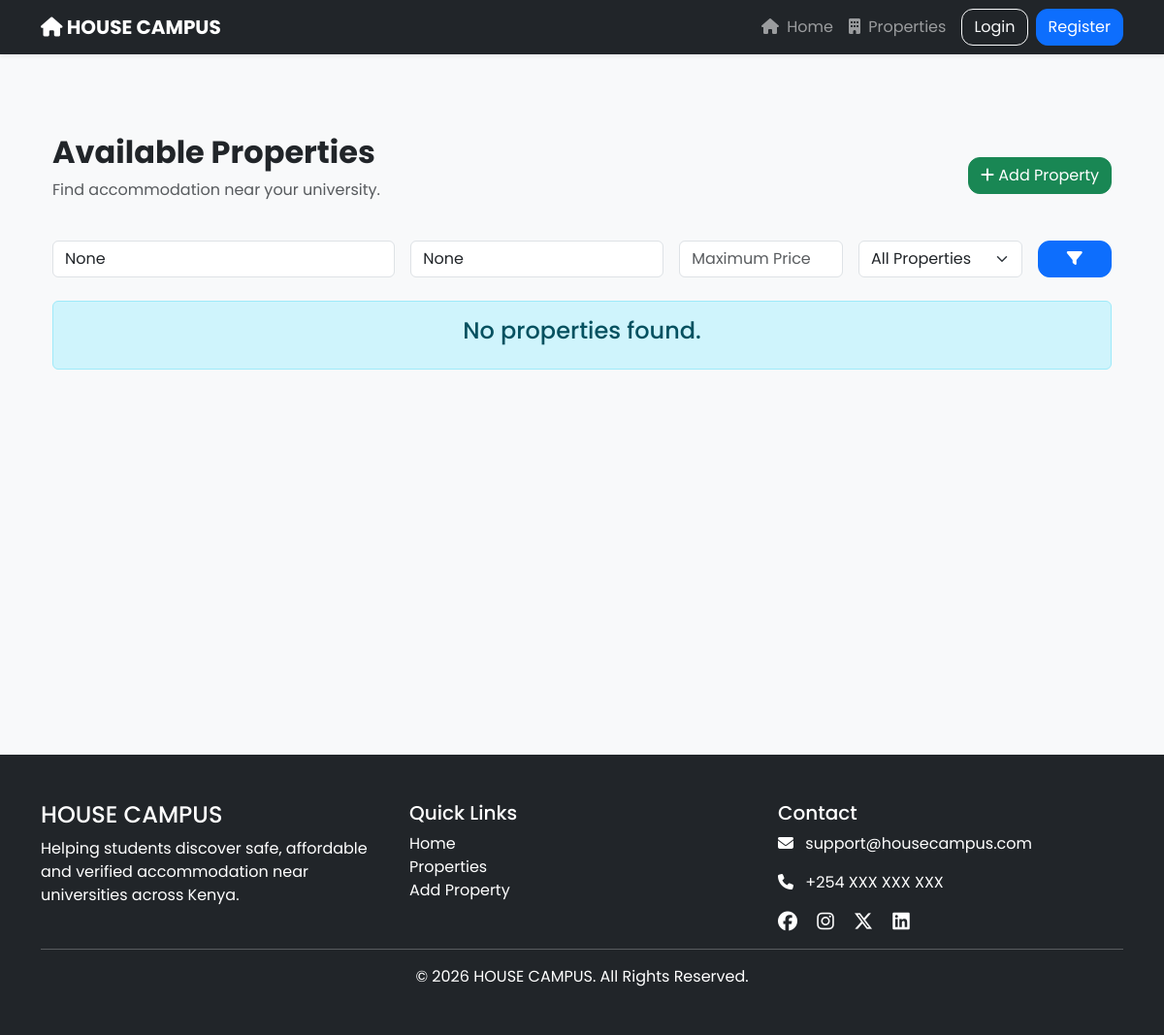
Before: /properties/ with the older database file.
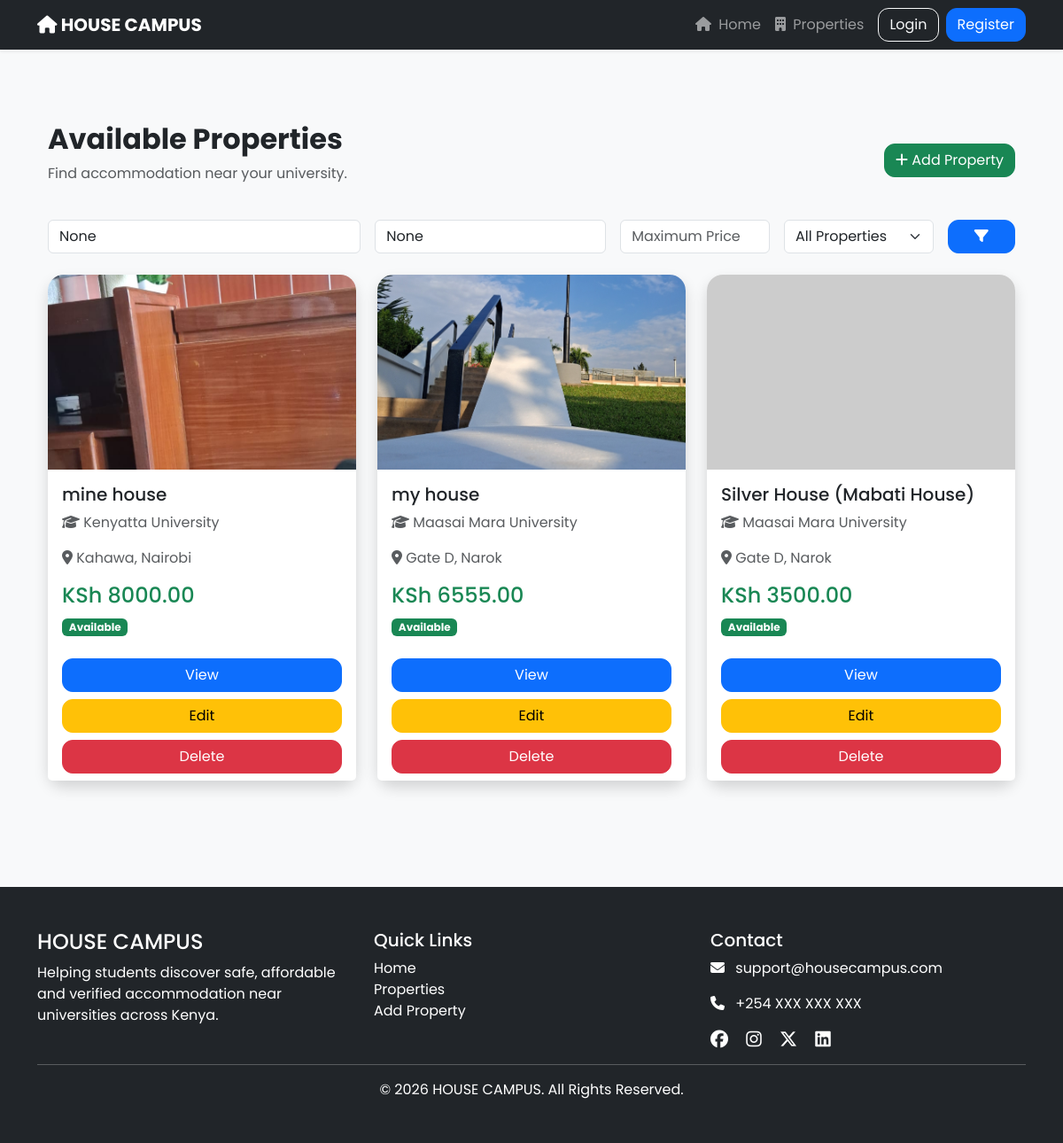
After: the same page with the newer database file.
### properties/models.py (models this page shows, shortened)
class Property(models.Model):
    HOUSE_TYPES = [
        ("Bedsitter", "Bedsitter"),
        ("Silver House (Mabati)", "Silver House (Mabati)"),
        ("Hostel", "Hostel"),
        ("One Bedroom", "One Bedroom"),
        ("Two Bedroom", "Two Bedroom"),
        ("Shared Room", "Shared Room"),
        ("Self Contained", "Self Contained"),
    ]
    landlord = models.ForeignKey(
        settings.AUTH_USER_MODEL,
        on_delete=models.CASCADE,
        related_name="properties",
        null=True,
        blank=True,
    )
    title = models.CharField(max_length=200)
    house_type = models.CharField(
        max_length=50,
        choices=HOUSE_TYPES,
    )
    university = models.CharField(max_length=150)
    county = models.CharField(max_length=100)
    town = models.CharField(max_length=100)
    price = models.DecimalField(
        max_digits=10,
        decimal_places=2,
    )
    bedrooms = models.PositiveIntegerField(default=1)
    bathrooms = models.PositiveIntegerField(default=1)
    description = models.TextField()
    image = models.ImageField(
        upload_to="properties/",
        blank=True,
        null=True,
    )
    wifi = models.BooleanField(default=False)
    water = models.BooleanField(default=True)
    electricity = models.BooleanField(default=True)
    parking = models.BooleanField(default=False)
    distance_to_university = models.PositiveIntegerField(
        default=5,
        help_text="Distance to the university (minutes)",
    )
    available = models.BooleanField(default=True)
    created_at = models.DateTimeField(auto_now_add=True)
    class Meta:
        ordering = ["-created_at"]

### properties/views.py (the view)
# urls.py: path("", views.property_list, name="property_list"),
def property_list(request):
    query = request.GET.get("q")
    county = request.GET.get("county")
    available = request.GET.get("available")
    max_price = request.GET.get("max_price")
    properties = Property.objects.all().order_by("-created_at")
    if query:
        properties = properties.filter(
            Q(title__icontains=query) |
            Q(university__icontains=query) |
            Q(town__icontains=query)
        )
    if county:
        properties = properties.filter(county__icontains=county)
    if max_price:
        properties = properties.filter(price__lte=max_price)
    if available == "yes":
        properties = properties.filter(available=True)
    paginator = Paginator(properties, 6)
    page_number = request.GET.get("page")
    page_obj = paginator.get_page(page_number)
    return render(
        request,
        "properties/property_list.html",
        {
            "properties": page_obj,
            "page_obj": page_obj,
            "query": query,
            "county": county,
            "max_price": max_price,
            "available": available,
        },
    )

### templates/properties/property_list.html (shortened to what this page needs)
{% extends "base.html" %}
{% block content %}
<div class="container py-5">
    <div class="d-flex justify-content-between align-items-center mb-4">
        <div>
            <h2 class="fw-bold">Available Properties</h2>
            <p class="text-muted">Find accommodation near your university.</p>
        </div>
        <a href="{% url 'add_property' %}" class="btn btn-success">
            <i class="fa-solid fa-plus"></i> Add Property
        </a>
    </div>
    <form method="GET" class="row g-3 mb-4">
        <div class="col-md-4">
            <input type="text" name="q" class="form-control"
              placeholder="Search by title, university or town..." value="{{ query }}">
        </div>
        <div class="col-md-3">
            <input type="text" name="county" class="form-control" placeholder="County"
              value="{{ county }}">
        </div>
        <div class="col-md-2">
            <input type="number" name="max_price" class="form-control" placeholder="Maximum Price"
              value="{{ max_price }}">
        </div>
        <div class="col-md-2">
            <select name="available" class="form-select">
                <option value="">All Properties</option>
            </select>
        </div>
        <div class="col-md-1">
            <button class="btn btn-primary w-100">
                <i class="fa-solid fa-filter"></i>
            </button>
        </div>
    </form>
    <div class="row">
        {% for property in properties %}
        <div class="col-lg-4 col-md-6 mb-4">
            <div class="card shadow h-100">
                {% if property.image %}
                <img src="{{ property.image.url }}" class="card-img-top"
                  style="height:220px;object-fit:cover;" alt="{{ property.title }}">
                {% else %}
                <img src="https://via.placeholder.com/600x400?text=HOUSE+CAMPUS"
                  class="card-img-top" style="height:220px;object-fit:cover;" alt="No image">
                {% endif %}
                <div class="card-body">
                    <h5>{{ property.title }}</h5>
                    <p class="text-muted">
                        <i class="fa-solid fa-graduation-cap"></i>
                        {{ property.university }}
                    </p>
                    <p class="text-muted">
                        <i class="fa-solid fa-location-dot"></i>
                        {{ property.town }}, {{ property.county }}
                    </p>
                    <h4 class="text-success">
                        KSh {{ property.price }}
                    </h4>
                    {% if property.available %}
                    <span class="badge bg-success">Available</span>
                    {% else %}
                    <span class="badge bg-danger">Occupied</span>
                    {% endif %}
                </div>
                <div class="card-footer bg-white border-0">
                    <div class="d-grid gap-2">
                        <a href="{% url 'property_detail' property.pk %}" class="btn btn-primary">
                            View
                        </a>
                        <a href="{% url 'edit_property' property.pk %}" class="btn btn-warning">
                            Edit
                        </a>
                        <a href="{% url 'delete_property' property.pk %}" class="btn btn-danger">
                            Delete
                        </a>
                    </div>
                </div>
            </div>
        </div>
        {% empty %}
        <div class="col-12">
            <div class="alert alert-info text-center">
                <h4>No properties found.</h4>
            </div>
        </div>
        {% endfor %}
    </div>
</div>
{% endblock %}

### templates/base.html (shortened to what this page needs)
{% load static %}
<!DOCTYPE html>
<html lang="en">
<head>
    <link href="https://cdn.jsdelivr.net/npm/bootstrap@5.3.7/dist/css/bootstrap.min.css"
      rel="stylesheet">
    <link rel="stylesheet"
      href="https://cdnjs.cloudflare.com/ajax/libs/font-awesome/6.7.2/css/all.min.css">
    <link rel="stylesheet" href="{% static 'css/style.css' %}">
</head>
<body>
    <nav class="navbar navbar-expand-lg navbar-dark bg-dark shadow-sm fixed-top">
        <div class="container">
            <a class="navbar-brand fw-bold" href="/">
                <i class="fa-solid fa-house"></i>
                HOUSE CAMPUS
            </a>
            <div class="collapse navbar-collapse" id="navbarNav">
                <ul class="navbar-nav ms-auto align-items-center">
                    <li class="nav-item">
                        <a class="nav-link" href="/">
                            <i class="fa-solid fa-house me-1"></i>
                            Home
                        </a>
                    </li>
                    <li class="nav-item">
                        <a class="nav-link" href="{% url 'property_list' %}">
                            <i class="fa-solid fa-building me-1"></i>
                            Properties
                        </a>
                    </li>
                    {% if user.is_authenticated %}
                    <li class="nav-item">
                        <a class="nav-link" href="{% url 'add_property' %}">
                            <i class="fa-solid fa-plus me-1"></i>
                            Add Property
                        </a>
                    </li>
                    <li class="nav-item dropdown">
                        <a class="nav-link dropdown-toggle" href="#" role="button"
                          data-bs-toggle="dropdown">
                            <i class="fa-solid fa-user-circle me-1"></i>
                            {{ user.username }}
                        </a>
                        <ul class="dropdown-menu dropdown-menu-end">
                            <li>
                                <a class="dropdown-item" href="{% url 'profile' %}">
                                    <i class="fa-solid fa-user me-2"></i>
                                    My Profile
                                </a>
                            </li>
                            <li>
                                <a class="dropdown-item" href="{% url 'dashboard' %}">
                                    <i class="fa-solid fa-chart-line me-2"></i>
                                    Dashboard
                                </a>
                            </li>
                            <li>
                                <a class="dropdown-item" href="{% url 'inbox' %}">
                                    <i class="fa-solid fa-envelope me-2"></i>
                                    Inbox
                                </a>
                            </li>
                            <li>
                                <hr class="dropdown-divider">
                            </li>
                            <!--
                            <li>
                                <a class="dropdown-item text-danger"
                                   href="{% url 'logout' %}">
                                    <i class="fa-solid fa-right-from-bracket me-2"></i>
                                    Logout
                                </a>
                            </li>
                            -->
                        </ul>
                    </li>
                    {% else %}
                    <li class="nav-item ms-2">
                        <a href="{% url 'login' %}" class="btn btn-outline-light">
                            Login
                        </a>
                    </li>
                    <li class="nav-item ms-2">
                        <a href="{% url 'register_student' %}" class="btn btn-primary">
                            Register
                        </a>
                    </li>
                    {% endif %}
                </ul>
            </div>
        </div>
    </nav>
    <main style="margin-top:90px; min-height:80vh;">
        <div class="container">
            {% block content %}
            {% endblock %}
        </div>
    </main>
    <footer class="bg-dark text-white py-5 mt-5">
        <div class="container">
            <div class="row">
                <div class="col-md-4">
                    <h4>HOUSE CAMPUS</h4>
                    <p>
                        Helping students discover safe,
                        affordable and verified accommodation
                        near universities across Kenya.
                    </p>
                </div>
                <div class="col-md-4">
                    <h5>Quick Links</h5>
                    <ul class="list-unstyled">
                        <li>
                            <a class="text-white text-decoration-none" href="/">
                                Home
                            </a>
                        </li>
                        <li>
                            <a class="text-white text-decoration-none"
                              href="{% url 'property_list' %}">
                                Properties
                            </a>
                        </li>
                        <li>
                            <a class="text-white text-decoration-none"
                              href="{% url 'add_property' %}">
                                Add Property
                            </a>
                        </li>
                    </ul>
                </div>
                <div class="col-md-4">
                    <h5>Contact</h5>
                    <p>
                        <i class="fa-solid fa-envelope me-2"></i>
                        support@housecampus.com
                    </p>
                    <p>
                        <i class="fa-solid fa-phone me-2"></i>
                        +254 XXX XXX XXX
                    </p>
                    <div>
                        <i class="fab fa-facebook fa-lg me-3"></i>
                        <i class="fab fa-instagram fa-lg me-3"></i>
                        <i class="fab fa-x-twitter fa-lg me-3"></i>
                        <i class="fab fa-linkedin fa-lg"></i>
                    </div>
                </div>
            </div>
            <hr>
            <div class="text-center">
                © 2026 HOUSE CAMPUS. All Rights Reserved.
            </div>
        </div>
    </footer>
</body>
</html>

### static/css/style.css (style rules this page uses)
body { font-family: 'Poppins', sans-serif; background: #f8f9fa; }
.navbar { transition: 0.3s; }
.navbar-brand { font-weight: 700; }
.card { border: none; border-radius: 18px; transition: .3s; }
.card img { border-radius: 18px 18px 0 0; }
.btn { border-radius: 12px; }
footer { margin-top: 80px; }

Changed rows visible on the page:
added Property: image (picture), title "mine house", university "Kenyatta University", town "Kahawa", county "Nairobi", price "8000.00", available "Available"
added Property: image (picture), title "my house", university "Maasai Mara University", town "Gate D", county "Narok", price "6555.00", available "Available"
added Property: title "Silver House (Mabati House)", university "Maasai Mara University", town "Gate D", county "Narok", price "3500.00", available "Available"
Other visible differences:
text no longer shown: "No properties found."
